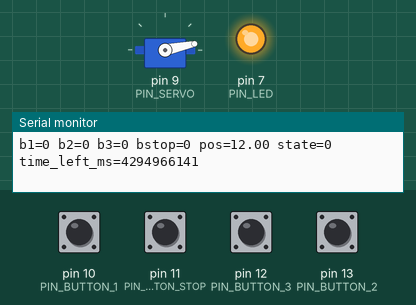
A sketch run on a simulated Arduino Uno, built with avr-gcc and run on an emulated ATmega328P. On the bench: servo, output pins drawn as LEDs (lit = HIGH), the last lines printed to the serial monitor. The inputs (shaded band) are chosen by the test bench; at power-on: pin 10 (PIN_BUTTON_1), pin 11 (PIN_BUTTON_STOP), pin 12 (PIN_BUTTON_3), pin 13 (PIN_BUTTON_2) HIGH.

Above: at 1.2 s.
1.3 s: pin 10 (PIN_BUTTON_1) pulled LOW for 0.15 s
At 1.77 s:
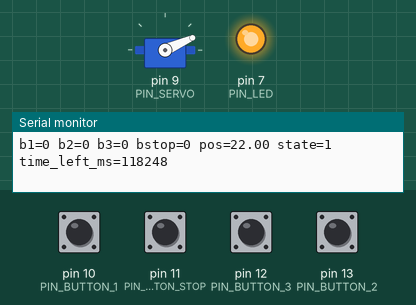
4.3 s: pin 11 (PIN_BUTTON_STOP) pulled LOW for 0.15 s
7.4 s: pin 12 (PIN_BUTTON_3) pulled LOW for 0.15 s
At 10.46 s:
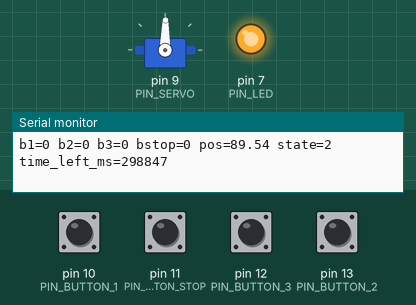
10.5 s: pin 11 (PIN_BUTTON_STOP) pulled LOW for 1 s
14.5 s: pin 13 (PIN_BUTTON_2) pulled LOW for 0.15 s
At 15.56 s:
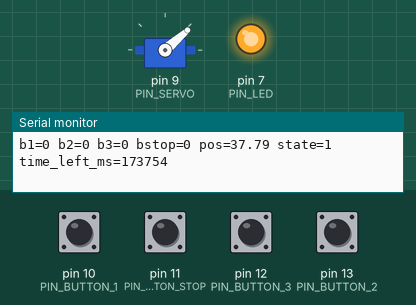
Timing chart, 0 to 18.6 s (numbered marks = the images above; inputs shaded):
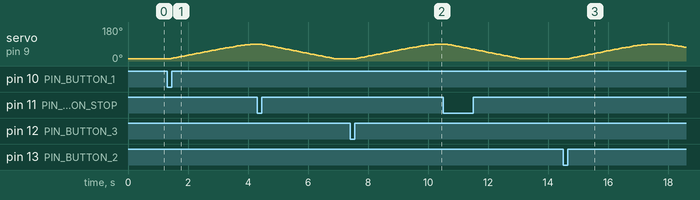

Measured:
- after the input at 1.3 s, servo on pin 9 (PIN_SERVO): moves from 12° to 89° over 2.7 s, starting after 0.14 s
- after the input at 7.4 s, servo on pin 9 (PIN_SERVO): moves from 11° to 89° over 2.7 s, starting after 0.16 s
- after the input at 14.5 s, servo on pin 9 (PIN_SERVO): rises from 11° to 89° in 2.7 s, then falls to 72° in 1.2 s

The sketch:

tea_maker.ino
```cpp
const int PIN_LED = 7;
const int PIN_SERVO = 9;
const int PIN_BUTTON_1 = 10;
const int PIN_BUTTON_2 = 13;
const int PIN_BUTTON_3 = 12;
const int PIN_BUTTON_STOP = 11;

#include <Servo.h>

Servo servo;  // create servo object to control a servo


const int STATE_WAIT = 0;
const int STATE_LOWERING = 1; // to 90
const int STATE_STEEPING = 2; // to 30
const int STATE_STOPPING = 3; // to 12

void setup() {
 //start serial connection

  Serial.begin(9600);

  //configure pin 2 as an input and enable the internal pull-up resistor

  pinMode(PIN_BUTTON_1, INPUT_PULLUP);
  pinMode(PIN_BUTTON_2, INPUT_PULLUP);
  pinMode(PIN_BUTTON_3, INPUT_PULLUP);
  pinMode(PIN_BUTTON_STOP, INPUT_PULLUP);

  pinMode(PIN_LED, OUTPUT);
  digitalWrite(PIN_LED, HIGH);

  servo.attach(PIN_SERVO);  // attaches the servo on pin 9 to the servo object

 }

int state = 0;
float pos = 12;
long steeping_ms = 0;
long time_start_ms = 0;

const float STEP = 2;
const float PERIOD = 5000;

void loop() {

  bool b1 = (digitalRead(PIN_BUTTON_1) == LOW);
  bool b2 = (digitalRead(PIN_BUTTON_2) == LOW);
  bool b3 = (digitalRead(PIN_BUTTON_3) == LOW);
  bool bstop = (digitalRead(PIN_BUTTON_STOP) == LOW);

  Serial.print("b1=");
  Serial.print(b1);
  Serial.print(" b2=");
  Serial.print(b2);
  Serial.print(" b3=");
  Serial.print(b3);
  Serial.print(" bstop=");
  Serial.print(bstop);
  Serial.print(" pos=");
  Serial.print(pos);
  Serial.print(" state=");
  Serial.print(state);
  Serial.print(" time_left_ms=");
  Serial.print(time_start_ms + steeping_ms - millis());
  Serial.println();

  switch(state) {
    case STATE_WAIT:
      if (b1) {
           steeping_ms = 2*60*1000L;
           state = STATE_LOWERING;
        }
      if (b2) {
           steeping_ms = 3*60*1000L;
           state = STATE_LOWERING;
        }
      if (b3) {
           steeping_ms = 5*60*1000L;
           state = STATE_LOWERING;
        }
      break;
    case STATE_LOWERING: // to 65 - middle of cycle
      pos += STEP;
      if (pos >= 65) {
        state = STATE_STEEPING;
        time_start_ms = millis();
      }
      break;
    case STATE_STEEPING:// to 40
      pos -= STEP;
      pos = 65 + 25*sin(3.14*2*(millis() - time_start_ms)/PERIOD);

      if (millis() >= time_start_ms + steeping_ms || bstop) state = STATE_STOPPING;

      break;
    case STATE_STOPPING: // to 12
      pos -= STEP;
      if (pos <= 12) state = STATE_WAIT;
      break;
  }

  servo.write(pos);
}
```
